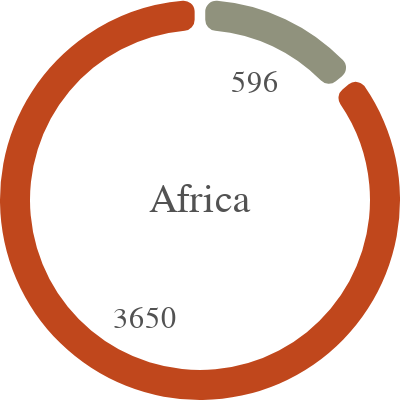

Source (Vega-Lite JSON):
### Vega specification from a JSON file in a GitHub repository (floating-point values rounded to 4 significant figures)
{"$schema": "https://vega.github.io/schema/vega/v5.json", "description": "A basic donut chart example.", "width": 200, "height": 200, "autosize": "none", "signals": [{"name": "startAngle", "value": 0}, {"name": "endAngle", "value": 6.29}, {"name": "padAngle", "value": 0.04}, {"name": "innerRadius", "value": 85}, {"name": "cornerRadius", "value": 5.5}, {"name": "sort", "value": false}, {"name": "selected", "value": "", "on": [{"events": "mouseover", "update": "datum"}]}], "data": [{"name": "table", "values": [{"id": 1, "field": 596}, {"id": 2, "field": 3650}, {"id": 3, "field": 5}], "transform": [{"type": "pie", "field": "field", "startAngle": {"signal": "startAngle"}, "endAngle": {"signal": "endAngle"}, "sort": {"signal": "sort"}}]}, {"name": "fieldSum", "source": "table", "transform": [{"type": "aggregate", "fields": ["id"], "ops": ["sum"], "as": ["sum"]}]}], "scales": [{"name": "color", "type": "ordinal", "domain": {"data": "table", "field": "id"}, "range": ["#90927d", "#c0471c", "#865a33"]}], "marks": [{"type": "arc", "from": {"data": "table"}, "encode": {"enter": {"fill": {"scale": "color", "field": "id"}, "x": {"signal": "width / 2"}, "y": {"signal": "height / 2"}}, "update": {"startAngle": {"field": "startAngle"}, "endAngle": {"field": "endAngle"}, "padAngle": {"signal": "padAngle"}, "innerRadius": {"signal": "innerRadius"}, "outerRadius": {"signal": "width / 2"}, "cornerRadius": {"signal": "cornerRadius"}}}}, {"type": "text", "encode": {"enter": {"fill": {"value": "#525252"}, "text": {"value": ""}}, "update": {"opacity": {"value": 1}, "x": {"signal": "width / 2"}, "y": {"signal": "height / 2"}, "align": {"value": "center"}, "baseline": {"value": "middle"}, "fontSize": {"value": 20}, "text": {"value": "Africa"}}}}, {"name": "mark_id", "type": "text", "from": {"data": "table"}, "encode": {"enter": {"text": {"signal": "if(datum['endAngle'] - datum['startAngle'] < 0.3, '', format(datum['field']/1, ''))"}, "x": {"signal": "if(width >= height, height, width) / 2"}, "y": {"signal": "if(width >= height, height, width) / 2"}, "radius": {"signal": "if(selected && selected.id == datum.id, if(width >= height, height, width) / 2 * 1.05 * 0.65, if(width >= height, height, width) / 2 * 0.65)"}, "theta": {"signal": "(datum['startAngle'] + datum['endAngle'])/2"}, "fill": {"value": "scales"}, "fontSize": {"value": 15}, "align": {"value": "center"}, "baseline": {"value": "middle"}}}}]}
